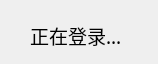
<?xml version="1.0" encoding="UTF-8"?>
<ui version="4.0">
 <class>Form</class>
 <widget class="QWidget" name="Form">
  <property name="geometry">
   <rect>
    <x>0</x>
    <y>0</y>
    <width>158</width>
    <height>64</height>
   </rect>
  </property>
  <property name="windowTitle">
   <string>Form</string>
  </property>
  <widget class="QLabel" name="label">
   <property name="geometry">
    <rect>
     <x>30</x>
     <y>20</y>
     <width>101</width>
     <height>31</height>
    </rect>
   </property>
   <property name="font">
    <font>
     <family>微软雅黑</family>
     <pointsize>14</pointsize>
    </font>
   </property>
   <property name="text">
    <string>正在登录...</string>
   </property>
  </widget>
 </widget>
 <resources/>
 <connections/>
</ui>
